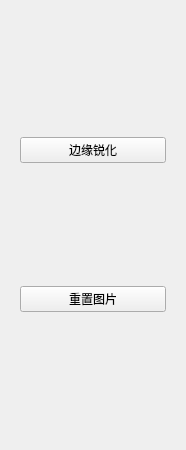
                  <widget class="QWidget" name="page_3">
                   <property name="geometry">
                    <rect>
                     <x>0</x>
                     <y>0</y>
                     <width>186</width>
                     <height>450</height>
                    </rect>
                   </property>
                   <attribute name="label">
                    <string>边缘锐化</string>
                   </attribute>
                   <layout class="QGridLayout" name="gridLayout_30">
                    <item row="0" column="0">
                     <widget class="QWidget" name="widget_7" native="true">
                      <layout class="QGridLayout" name="gridLayout_31">
                       <item row="0" column="0">
                        <widget class="QPushButton" name="startedge">
                         <property name="text">
                          <string>边缘锐化</string>
                         </property>
                        </widget>
                       </item>
                       <item row="1" column="0">
                        <widget class="QPushButton" name="resetbtn_3">
                         <property name="text">
                          <string>重置图片</string>
                         </property>
                        </widget>
                       </item>
                      </layout>
                     </widget>
                    </item>
                   </layout>
                  </widget>
